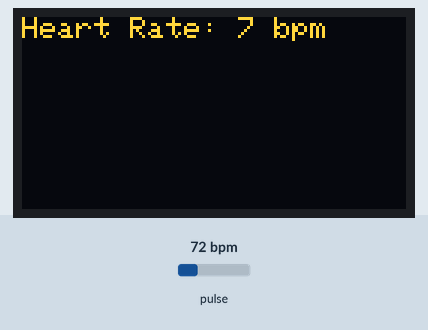
This sketch was run on a simulated ESP32. Shown: 128×64 one-colour display. The test bench sets the inputs (shaded band); at power-on: pulse 72 bpm. The OLED is the two-colour kind (top 16 rows yellow); what the sketch prints to the serial monitor is not drawn.

Above: at 2.2 s.
2.3 s: pulse set to 42 bpm
At 3.1 s:
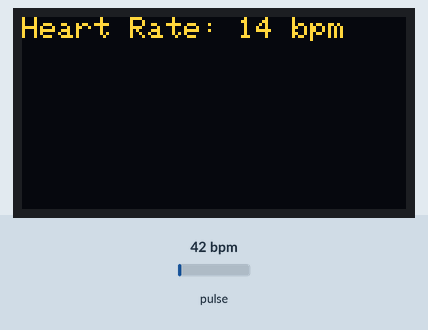
5.3 s: pulse set to 70 bpm
At 6.5 s:
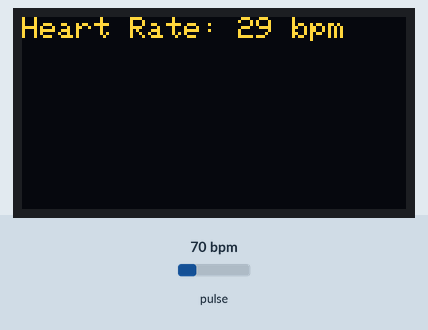
8.2 s: pulse set to 100 bpm
At 15.3 s:
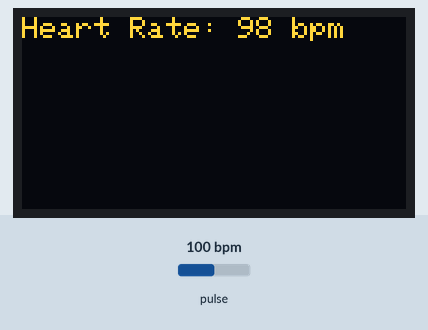
Timing chart, 0 to 16.8 s (numbered marks = the images above; inputs shaded):
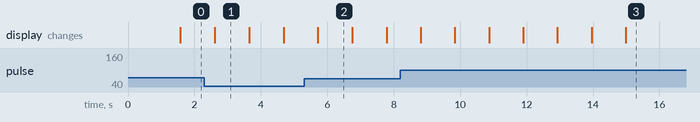

Measured:
- what the display in image 1 shows lasts 1.0 s, from 2.6 s to 3.6 s

The sketch:

displayWithHeartRate.ino
```cpp
TaskHandle_t Task1;
TaskHandle_t Task2;

#include <Wire.h>
#include "MAX30105.h"
#include "heartRate.h"
#include <Adafruit_GFX.h>
#include <Adafruit_SSD1306.h>


// Define display parameters
#define SCREEN_WIDTH 128
#define SCREEN_HEIGHT 64
#define OLED_RESET -1


Adafruit_SSD1306 display(SCREEN_WIDTH, SCREEN_HEIGHT, &Wire, OLED_RESET);
MAX30105 particleSensor;


const byte RATE_SIZE = 10;
byte rates[RATE_SIZE];
byte rateSpot = 0;
long lastBeat = 0;
long irValue = 0;
float beatsPerMinute;
int beatAvg;


void setup() {
  Serial.begin(115200);
  Wire.begin(21, 22); // SDA, SCL

  // Initialize the display
  if (!display.begin(SSD1306_SWITCHCAPVCC, 0x3C)) {
    Serial.println(F("SSD1306 allocation failed"));
    for (;;);
  }

  if (!particleSensor.begin(Wire, I2C_SPEED_FAST)) {
    Serial.println(F("MAX30102 was not found. Please check wiring/power."));
    while (1);
  }

  display.clearDisplay();
  display.setTextSize(1);
  display.setTextColor(SSD1306_WHITE);
  Serial.println(F("Place your index finger on the sensor with steady pressure."));

  particleSensor.setup();
  particleSensor.setPulseAmplitudeRed(0x0A);
  particleSensor.setPulseAmplitudeGreen(0);

  // Create tasks
  xTaskCreatePinnedToCore(Task1code, "Task1", 4096, NULL, 1, &Task1, 0);
  delay(500);
  xTaskCreatePinnedToCore(Task2code, "Task2", 10000, NULL, 1, &Task2, 1);
  delay(500);
}

void Task1code(void * pvParameters) {
  Serial.print(F("Task1 running on core "));
  Serial.println(xPortGetCoreID());

  for(;;) {
    irValue = particleSensor.getIR();

    if (irValue == 0) {
      Serial.println("No finger detected.");
      delay(100);
      continue;
    }

    if (checkForBeat(irValue) == true) {
      long delta = millis() - lastBeat;
      lastBeat = millis();

      beatsPerMinute = 60 / (delta / 1000.0);

      if (beatsPerMinute < 255 && beatsPerMinute > 20) {
        rates[rateSpot++] = (byte)beatsPerMinute;
        rateSpot %= RATE_SIZE;

        // Calculate the average of the last RATE_SIZE readings
        beatAvg = 0;
        for (byte x = 0; x < RATE_SIZE; x++) {
          beatAvg += rates[x];
        }
        beatAvg /= RATE_SIZE;
      }
      Serial.print("BPM: ");
      Serial.print(beatsPerMinute);
      Serial.print(" | Avg BPM: ");
      Serial.println(beatAvg);
    }
  }
}

void Task2code(void * pvParameters) {
  Serial.print(F("Task2 running on core "));
  Serial.println(xPortGetCoreID());

  for(;;){
    delay(1000);
    display.clearDisplay();
    display.setCursor(0, 0);

    // Display heart rate
    display.print("Heart Rate: ");
    display.print(beatAvg);
    display.println(" bpm");
    display.display(); // Update the display


  }
}

void loop() {}
```
